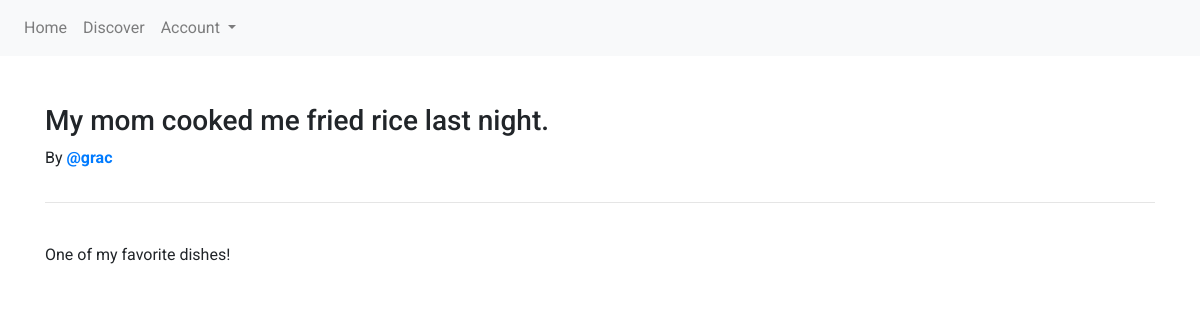
Screenshot of /post/3/ with the database file from the repository.
### main/models.py (models this page shows, shortened)
class Post(models.Model):
    title = models.CharField(max_length=200)
    body = models.TextField()
    author = models.ForeignKey(User, on_delete=models.DO_NOTHING, null=True)
    created_at = models.DateTimeField()
    categories = models.ManyToManyField(Category)

### main/views.py (the view)
# urls.py: path('post/<str:id>/', views.post_details_view, name='post_details_view'),
def post_details_view(request, id):
    post = get_object_or_404(Post, id=id)
    return render(request, 'post_details.html', { 'post_details': post })

### main/templates/post_details.html (shortened to what this page needs)
{% extends 'base.html' %}
{% load static %}
{% block content %}
    <div class="row">
        <div class="col md-12">
            <h3>{{ post_details.title }}</h3>
            <p>By <b><a href="{% url 'user_view' username=post_details.author.username %}">@{{ post_details.author.username }}</a></b></p>
        </div>
    </div>
    <hr>
    <br>
    <div class="row">
        <div class="col md-12">
            <p>{{ post_details.body }}</p>
        </div>
    </div>
{% endblock %}

### main/static/css/base.css (style rules this page uses)
* { font-family: 'Avenir', 'Roboto', sans-serif; }
a { text-decoration: none; }

### rows the page displays
Post: title "My mom cooked me fried rice last night.", author.username "grac", body "One of my favorite dishes!"
